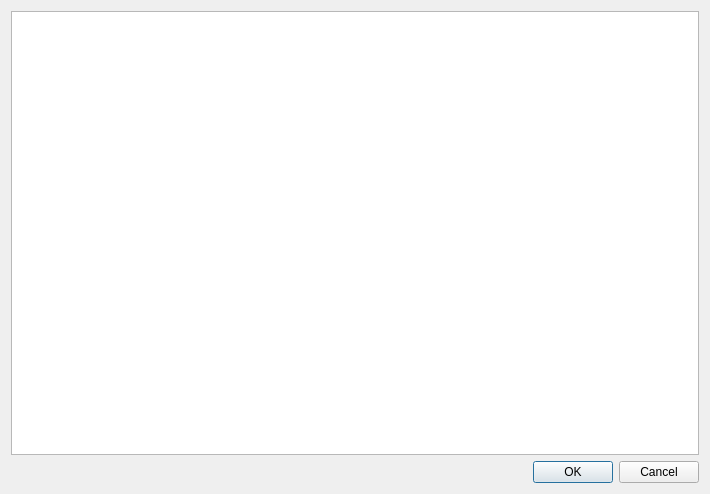
<?xml version="1.0" encoding="UTF-8"?>
<ui version="4.0">
 <class>AppendNotepad</class>
 <widget class="QDialog" name="AppendNotepad">
  <property name="geometry">
   <rect>
    <x>0</x>
    <y>0</y>
    <width>710</width>
    <height>494</height>
   </rect>
  </property>
  <property name="windowTitle">
   <string>Dialog</string>
  </property>
  <layout class="QGridLayout" name="gridLayout">
   <item row="1" column="1">
    <widget class="QDialogButtonBox" name="buttonBox">
     <property name="orientation">
      <enum>Qt::Horizontal</enum>
     </property>
     <property name="standardButtons">
      <set>QDialogButtonBox::Cancel|QDialogButtonBox::Ok</set>
     </property>
     <property name="centerButtons">
      <bool>false</bool>
     </property>
    </widget>
   </item>
   <item row="0" column="1">
    <widget class="QPlainTextEdit" name="plainTextEdit"/>
   </item>
  </layout>
 </widget>
 <resources/>
 <connections>
  <connection>
   <sender>buttonBox</sender>
   <signal>accepted()</signal>
   <receiver>AppendNotepad</receiver>
   <slot>accept()</slot>
   <hints>
    <hint type="sourcelabel">
     <x>248</x>
     <y>254</y>
    </hint>
    <hint type="destinationlabel">
     <x>157</x>
     <y>274</y>
    </hint>
   </hints>
  </connection>
  <connection>
   <sender>buttonBox</sender>
   <signal>rejected()</signal>
   <receiver>AppendNotepad</receiver>
   <slot>reject()</slot>
   <hints>
    <hint type="sourcelabel">
     <x>316</x>
     <y>260</y>
    </hint>
    <hint type="destinationlabel">
     <x>286</x>
     <y>274</y>
    </hint>
   </hints>
  </connection>
 </connections>
</ui>
